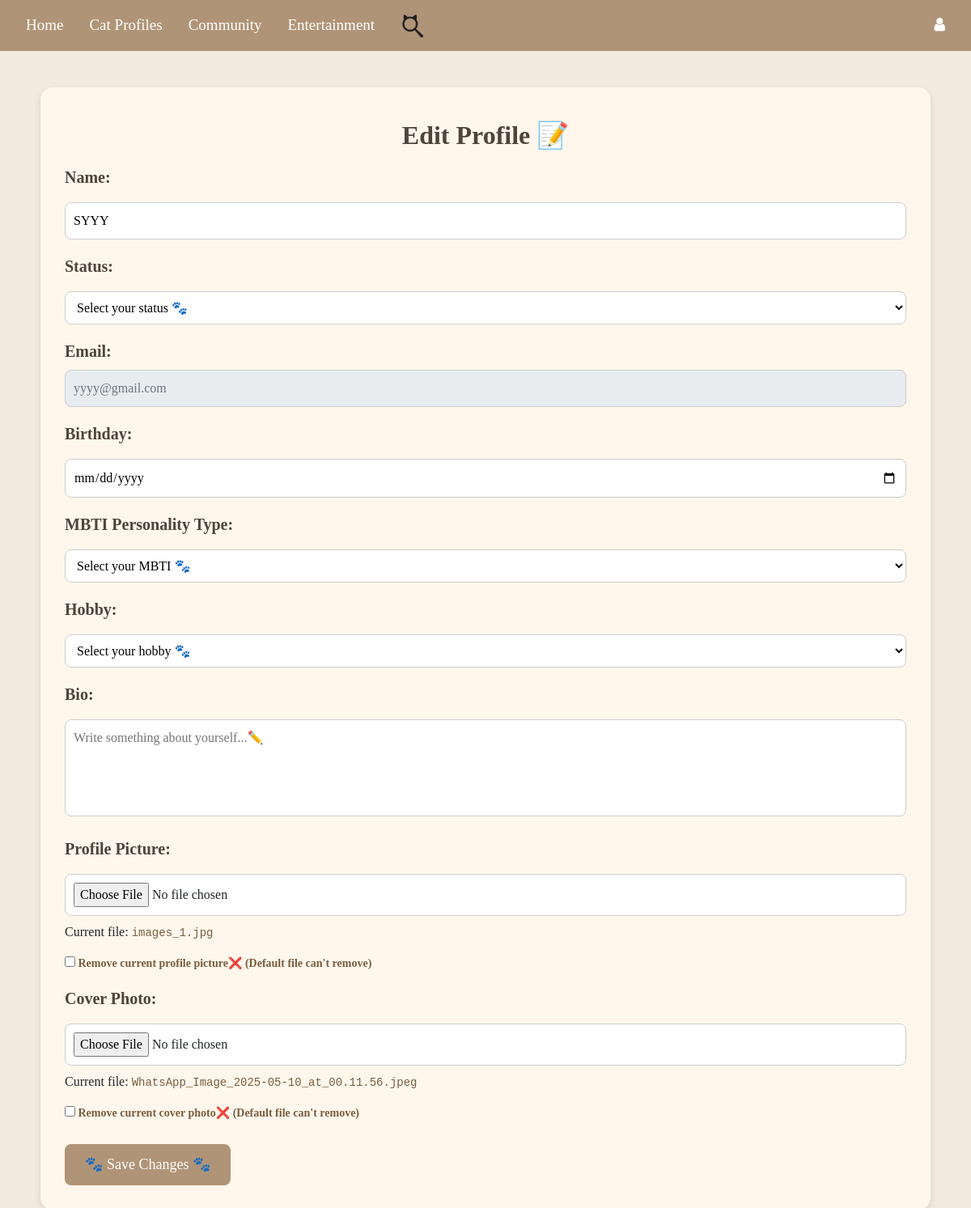
Before: /update-profile (signed in) with the older database file.
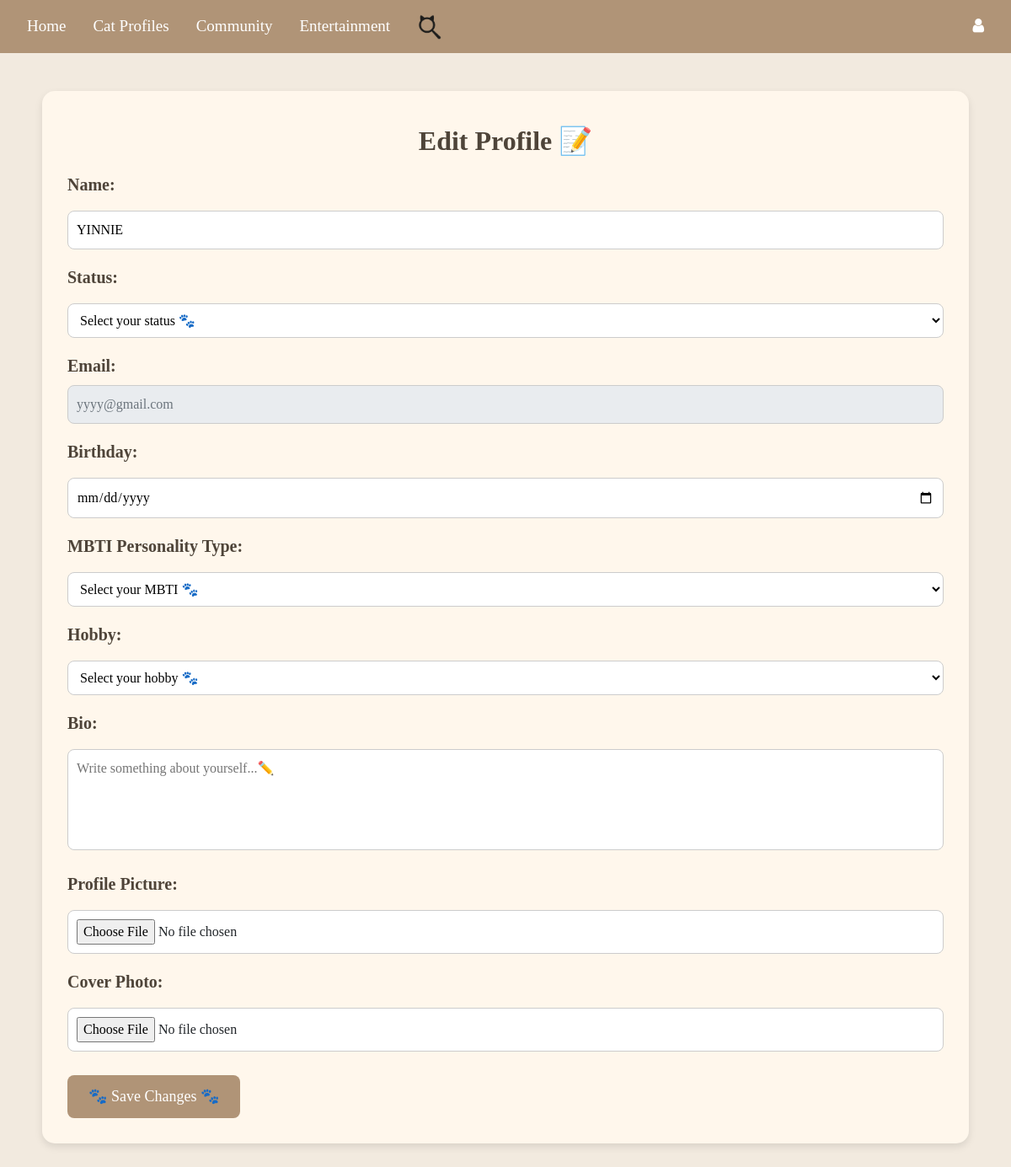
After: the same page with the newer database file.
### Website/models.py (models this page shows)
class User(db.Model, UserMixin):
    id = db.Column(db.Integer, primary_key=True)
    email = db.Column(db.String(150), unique=True, nullable=False)
    ps = db.Column(db.String(150), nullable=False)
    Name = db.Column(db.String(150), nullable=False)
    secret_answer = db.Column(db.String(150), nullable=False)
    notes = db.relationship("Note", backref="user", lazy=True)
    status = db.Column(db.String(100)) #user profile part
    birthday = db.Column(db.Date)
    mbti = db.Column(db.String(50))
    hobby = db.Column(db.String(100))
    bio = db.Column(db.Text)
    profile_picture = db.Column(db.String(255), default="default_profilepic.png")
    cover_photo = db.Column(db.String(255), default="default_cover.png")
    role = db.Column(db.String(50), default='user', nullable=False)

### Website/auth.py (the view, shortened to what this page needs)
@auth.route("/update-profile", methods=["GET", "POST"])
@login_required
def update_profile():
    return render_template("update_profile.html", user=current_user)

### Website/templates/update_profile.html (shortened to what this page needs)
{% extends "base.html" %}
{% block content %}
<div class="form-container">
  <h2><b>Edit Profile 📝</b></h2>
  <form method="POST" action="{{ url_for('auth.update_profile') }}" enctype="multipart/form-data">
    <label for="name">Name:</label>
    <input type="text" id="name" name="name" value="{{ user.Name or '' }}" placeholder="Enter your name">
    <label for="status">Status:</label>
    <select id="status" name="status">
      <option value="" disabled {% if not user.status %}selected{% endif %}>Select your status 🐾</option>
    </select>
    <label for="email">Email:</label>
    <div class="readonly-field">{{ user.email }}</div>
    <label for="birthday">Birthday:</label>
    <input type="date" id="birthday" name="birthday" value="{{ user.birthday or '' }}">
    <label for="mbti">MBTI Personality Type:</label>
    <select id="mbti" name="mbti">
      <option value="" disabled {% if not user.mbti %}selected{% endif %}>Select your MBTI 🐾</option>
    </select>
    <label for="hobby">Hobby:</label>
    <select id="hobby" name="hobby">
      <option value="" disabled {% if not user.hobby %}selected{% endif %}>Select your hobby 🐾</option>
    </select>
    <label for="bio">Bio:</label>
    <textarea id="bio" name="bio" rows="4" placeholder="Write something about yourself...✏️">{{ user.bio or '' }}</textarea>
    <label for="profile_picture">Profile Picture:</label>
    <input type="file" id="profile_picture" name="profile_picture" accept="image/*">
    {% if user.profile_picture %}
      <p>Current file: <code class="current-file">{{ user.profile_picture }}</code></p>
      <label class="checkbox-label"><input type="checkbox" name="clear_profile_picture"> Remove current profile picture❌ (Default file can't remove)</label>
    {% endif %}
    <label for="cover_photo">Cover Photo:</label>
    <input type="file" id="cover_photo" name="cover_photo" accept="image/*">
    {% if user.cover_photo %}
      <p>Current file: <code class="current-file">{{ user.cover_photo }}</code></p>
      <label class="checkbox-label"><input type="checkbox" name="clear_cover_photo"> Remove current cover photo❌ (Default file can't remove)</label>
    {% endif %}
    <button type="submit">🐾 Save Changes 🐾</button>
  </form>
</div>
{% endblock %}

Changed rows visible on the page:
changed User "yyyy@gmail.com": name "SYYY" → "YINNIE"; profile_picture "images_1.jpg" → (not shown); cover_photo "WhatsApp_Image_2025-05-10_at_00.11.56.jpeg" → (not shown)
Other visible differences:
form field clear_profile_picture: "☐" → (not shown)
form field clear_cover_photo: "☐" → (not shown)
text no longer shown: "Current file: Remove current profile picture❌ (Default file can't remove) Current file: Remove current cover photo❌ (Default file can't remove)"
